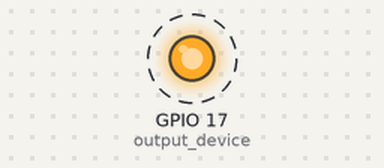
Simulated run of this program. Board: Raspberry Pi (BCM pin numbers). Shown: output pins drawn as LEDs (lit = HIGH). Dashed ring = blinking.

Above: at 0.2 s.
Timing chart, 0 to 3.5 s (numbered marks = the images above):
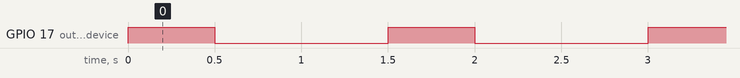

Measured:
- by itself, GPIO 17 (output_device): alternates HIGH for 0.50 s and LOW for 1.0 s

The program:

gpiod_test.py
```python
from gpiozero import DigitalOutputDevice
from time import sleep

output_pin = 17

output_device = DigitalOutputDevice(output_pin)

while True:
    output_device.on()
    sleep(0.5)
    output_device.off()
    sleep(1)
```
